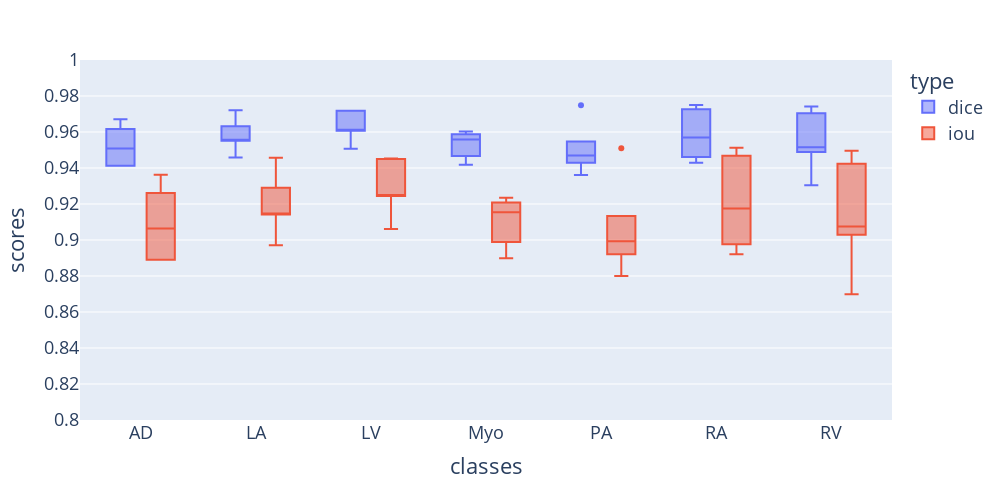

The code cell stored with this chart in its notebook:
### Markdown cell above
### ImageCHD $(256 \times 256)$

### Code cell
network = 'RotCAtt_TransUNet_plusplus'
output_name = 'Imagechd_RotCAtt_TransUNet_plusplus_bs24_ps16_epo600_hw256_ly4'
boxplot(output_name, network, y_min=0.8, y_max=1)

### Figure 1 — Plotly figure (JSON) as saved in the notebook; plotly's stock layout.template omitted (floating-point values rounded to 4 significant figures)
{"data": [{"alignmentgroup": "True", "hovertemplate": "type=dice<br>classes=%{x}<br>scores=%{y}<extra></extra>", "legendgroup": "dice", "marker": {"color": "#636efa"}, "name": "dice", "notched": false, "offsetgroup": "dice", "orientation": "v", "quartilemethod": "exclusive", "showlegend": true, "type": "box", "x": ["AD", "AD", "AD", "AD", "AD", "AD", "LA", "LA", "LA", "LA", "LA", "LA", "LV", "LV", "LV", "LV", "LV", "LV", "Myo", "Myo", "Myo", "Myo", "Myo", "Myo", "PA", "PA", "PA", "PA", "PA", "PA", "RA", "RA", "RA", "RA", "RA", "RA", "RV", "RV", "RV", "RV", "RV", "RV"], "x0": " ", "xaxis": "x", "y": [0.9671, 0.9472, 0.9413, 0.9412, 0.9616, 0.9546, 0.9632, 0.9721, 0.9551, 0.9552, 0.9555, 0.9458, 0.9719, 0.961, 0.9607, 0.9608, 0.9718, 0.9507, 0.9528, 0.9602, 0.9588, 0.9588, 0.9417, 0.9467, 0.9547, 0.9749, 0.947, 0.947, 0.9429, 0.9362, 0.975, 0.9726, 0.957, 0.957, 0.943, 0.9461, 0.9741, 0.9704, 0.949, 0.949, 0.9539, 0.9304], "y0": " ", "yaxis": "y"}, {"alignmentgroup": "True", "hovertemplate": "type=iou<br>classes=%{x}<br>scores=%{y}<extra></extra>", "legendgroup": "iou", "marker": {"color": "#EF553B"}, "name": "iou", "notched": false, "offsetgroup": "iou", "orientation": "v", "quartilemethod": "exclusive", "showlegend": true, "type": "box", "x": ["AD", "AD", "AD", "AD", "AD", "AD", "LA", "LA", "LA", "LA", "LA", "LA", "LV", "LV", "LV", "LV", "LV", "LV", "Myo", "Myo", "Myo", "Myo", "Myo", "Myo", "PA", "PA", "PA", "PA", "PA", "PA", "RA", "RA", "RA", "RA", "RA", "RA", "RV", "RV", "RV", "RV", "RV", "RV"], "x0": " ", "xaxis": "x", "y": [0.9362, 0.8996, 0.889, 0.889, 0.9261, 0.9131, 0.9291, 0.9457, 0.9141, 0.9142, 0.9148, 0.8972, 0.9453, 0.9249, 0.9245, 0.9246, 0.9451, 0.906, 0.9099, 0.9235, 0.9209, 0.9209, 0.8899, 0.8989, 0.9134, 0.951, 0.8993, 0.8993, 0.892, 0.88, 0.9513, 0.9467, 0.9175, 0.9175, 0.8921, 0.8976, 0.9495, 0.9424, 0.9029, 0.9029, 0.9119, 0.8698], "y0": " ", "yaxis": "y"}], "layout": {"boxmode": "group", "font": {"size": 18}, "height": 500, "legend": {"title": {"text": "type"}, "tracegroupgap": 0}, "margin": {"t": 60}, "width": 1000, "xaxis": {"anchor": "y", "domain": [0, 1], "title": {"text": "classes"}}, "yaxis": {"anchor": "x", "domain": [0, 1], "range": [0.8, 1], "title": {"text": "scores"}}}}
